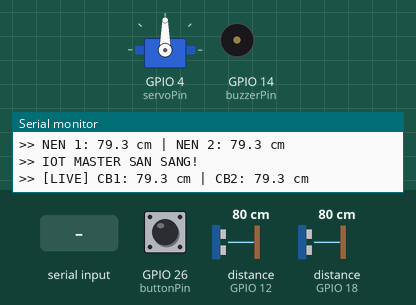
Simulated run of this sketch. Board: ESP32. On the bench: servo, buzzer (waves = sounding, pin HIGH), the last lines printed to the serial monitor. Wiring (inferred from the names in the program): 2 × ultrasonic range finder: trigger GPIO 5, echo GPIO 18 / trigger GPIO 13, echo GPIO 12. Inputs (shaded band) come from the test bench; at power-on: GPIO 26 (buttonPin) HIGH, distance to the obstacle (sensors on GPIO 12, GPIO 18) 80 cm. The echo pulse lasts 58.3 µs per cm; pins used as bus, display or sensor lines are not drawn.

Above: at 4.8 s.
4.9 s: GPIO 26 (buttonPin) pulled LOW for 0.15 s
At 6.2 s:
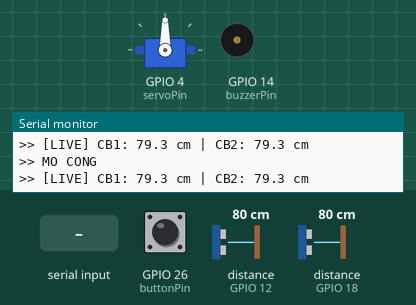
6.6 s: "CLOSE\n" received over the second serial link
At 8.1 s:
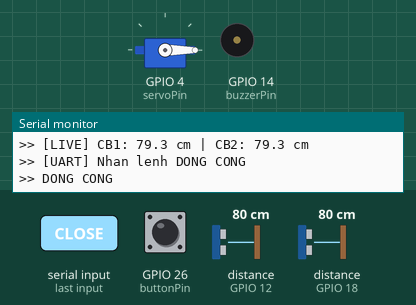
8.5 s: distance to the obstacle (sensor on GPIO 12) set to 2 cm
10.0 s: distance to the obstacle (sensor on GPIO 18) set to 2 cm
12.3 s: "OPEN\n" received over the second serial link
At 13.5 s:
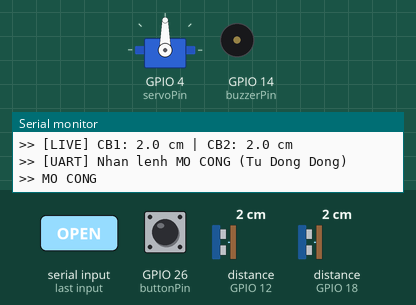
13.8 s: distance to the obstacle (sensor on GPIO 18) set to 60 cm
At 16.92 s:
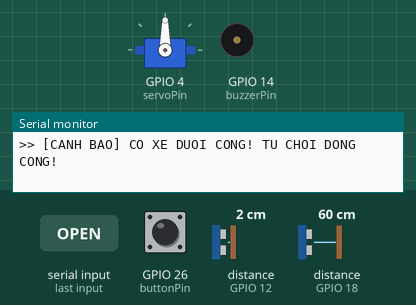
Timing chart, 0 to 17.8 s (numbered marks = the images above; inputs shaded):
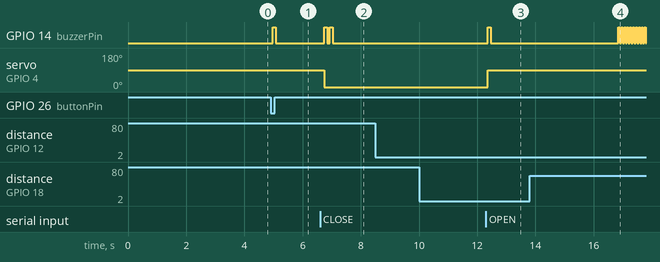

Measured:
- after the input at 4.9 s, GPIO 14 (buzzerPin): LOW → HIGH after 0.07 s, → LOW 0.10 s later
- after the input at 6.6 s, GPIO 14 (buzzerPin): alternates HIGH for 0.10 s and LOW for 0.10 s, 4 changes in all, then stays LOW, starting after 0.14 s; servo on GPIO 4 (servoPin): 90° → 0° after 0.14 s
- after the input at 12.3 s, GPIO 14 (buzzerPin): LOW → HIGH after 0.07 s, → LOW 0.10 s later; servo on GPIO 4 (servoPin): 0° → 90° after 0.07 s
- after the input at 13.8 s, GPIO 14 (buzzerPin): alternates HIGH for 0.05 s and LOW for 0.05 s, starting after 3.0 s

The sketch:

IOT.ino
```cpp
#include <ESP32Servo.h>

// =========================================================
// KHAI BÁO CHÂN PHẦN CỨNG
// =========================================================
const int trigPin1 = 13;  // Cảm biến siêu âm 1 (Lối vào) - Chân phát xung TRIG
const int echoPin1 = 12;  // Cảm biến siêu âm 1 (Lối vào) - Chân nhận xung ECHO
const int trigPin2 = 5;   // Cảm biến siêu âm 2 (Ngay dưới cổng/Lối ra) - Chân phát xung TRIG
const int echoPin2 = 18;  // Cảm biến siêu âm 2 (Ngay dưới cổng/Lối ra) - Chân nhận xung ECHO

const int servoPin = 4;   // Chân điều khiển Động cơ Servo đóng/mở barie
const int buzzerPin = 14; // Chân điều khiển còi báo động (Cảnh báo khi kẹt xe, khi mở/đóng)
const int buttonPin = 26; // Nút bấm cứng để đóng/mở cổng thủ công (Đổi sang 26 vì chân 4 đã dùng cho Servo)

// Khai báo chân UART2 dùng để giao tiếp với mạch ESP32 thứ 2 (IOT_2)
#define UART2_TX 17
#define UART2_RX 16

Servo gateServo; // Đối tượng điều khiển động cơ Servo

// =========================================================
// BIẾN TOÀN CỤC VÀ CẤU HÌNH
// =========================================================
float baseline1 = 0; // Lưu khoảng cách nền (khoảng cách lúc không có xe) của cảm biến 1
float baseline2 = 0; // Lưu khoảng cách nền của cảm biến 2
// Ngưỡng nhận diện xe: Nếu khoảng cách đo được thay đổi quá 20cm so với nền hoặc nhỏ hơn 20cm thì coi là có xe
const float THRESHOLD = 20.0;
// Hằng số tính khoảng cách từ thời gian (tốc độ âm thanh 340m/s -> 0.034cm/us, đi và về nên chia đôi -> 0.017)
const float SPEED_CONST = 0.017;

bool isGateOpen = false; // Cờ lưu trạng thái hiện tại của cổng (true = đang mở, false = đang đóng)
bool isManualMode = false; // Cờ phân biệt chế độ đóng mở thủ công bằng nút/web (đòi hỏi đóng thủ công) hay tự động
bool carInside = false; // Trạng thái xác nhận xe đã bắt đầu đi vào hệ thống (đã qua cảm biến 1)
bool carAtGate = false; // Trạng thái xe đang nằm ngay dưới thanh chắn barie
bool isProcessing = false; // Cờ báo hiệu Server đang xử lý ảnh (chưa có kết quả) (đang che cảm biến 2)
unsigned long lastClearTime = 0; // Lưu thời điểm cuối cùng cảm biến 2 không bị che (dùng cho thuật toán trễ 3s đóng cổng)
unsigned long firstS2TriggerTime = 0; // Lưu thời điểm đầu tiên S2 bắt đầu bị che - dùng để debounce tránh nhiễu nhất thời

// Các biến phục vụ thuật toán chống dội (debounce) cho nút bấm
volatile bool buttonPressed = false; // Cờ báo hiệu có người vừa nhấn nút (volatile vì dùng trong ngắt)
volatile unsigned long lastInterruptTime = 0; // Thời điểm xảy ra ngắt gần nhất

/*
 * HÀM NGẮT NÚT BẤM (INTERRUPT)
 * Chức năng: Kích hoạt ngay lập tức khi nhấn nút bấm.
 * Thuật toán: Dùng `millis()` để kiểm tra khoảng thời gian giữa 2 lần nhấn liên tiếp.
 * Nếu nhỏ hơn 500ms thì bỏ qua (chống dội cơ học - debounce).
 * Chú ý: Hàm ngắt cần dùng IRAM_ATTR để lưu trên RAM, giúp thực thi nhanh nhất và tránh lỗi crash trên ESP32.
 */
void IRAM_ATTR handleButtonInterrupt() {
  unsigned long interruptTime = millis();
  if (interruptTime - lastInterruptTime > 500) { // Debounce 500ms
    buttonPressed = true; // Kích hoạt cờ nhấn nút để xử lý ở hàm loop()
    lastInterruptTime = interruptTime; // Cập nhật lại thời gian ngắt
  }
}

// Các biến ghi nhận thời gian xe ra/vào để tránh dội tín hiệu cảm biến
unsigned long lastCarInTime = 0;
unsigned long lastCarOutTime = 0;
unsigned long lastS2ClearTime = 0; // Thoi diem cuoi cung S2 ranh

// Biến lưu thời gian gửi báo cáo khoảng cách qua Serial/UART định kỳ
unsigned long lastDistanceReport = 0;

// =========================================================
// CÁC HÀM CƠ BẢN
// =========================================================

/*
 * HÀM BÁO CÒI TÍT TÍT (Bình thường)
 * Chức năng: Phát ra một tiếng kêu ngắn (100ms) để báo hiệu thao tác mở/đóng cổng diễn ra.
 */
void beepBuzzer() {
  digitalWrite(buzzerPin, HIGH); // Bật còi
  delay(100);                    // Kêu 100ms
  digitalWrite(buzzerPin, LOW);  // Tắt còi
}

/*
 * HÀM BÁO ĐỘNG KHI KẸT (Hú liên tục dồn dập)
 * Chức năng: Hú còi liên tục 10 lần khi phát hiện có lệnh đóng nhưng xe đang nằm dưới cổng (cảnh báo nguy hiểm).
 */
void alarmBuzzer() {
  for (int i = 0; i < 10; i++) {
    digitalWrite(buzzerPin, HIGH); // Bật còi
    delay(50);                     // Kêu 50ms
    digitalWrite(buzzerPin, LOW);  // Tắt còi
    delay(50);                     // Nghỉ 50ms (tạo nhịp dồn dập)
  }
}

/*
 * HÀM MỞ CỔNG SERVO
 * Chức năng: Xoay servo lên 90 độ, bật còi báo, cập nhật cờ trạng thái, và gửi tín hiệu cho IOT_2.
 */
void openGate() {
  if (!isGateOpen) { // Chỉ xử lý thao tác nếu cổng đang đóng
    Serial.println(">> MO CONG");
    gateServo.write(90); // Xoay Servo sang góc 90 độ (Mở barie)
    beepBuzzer();        // Kêu bíp báo hiệu
    isGateOpen = true;   // Cập nhật trạng thái cổng đang mở
    Serial2.println("STATE:OPEN"); // Báo trạng thái qua UART2 cho IOT_2 hiển thị LCD
  }
}

/*
 * THUẬT TOÁN ĐO SIÊU ÂM CHỐNG NHIỄU (KIỂM TRA CÓ XE DƯỚI CỔNG)
 * Chức năng: Quét cảm biến 2 (ngay dưới cổng) 3 lần. Lấy giá trị nhỏ nhất để loại trừ nhiễu loạn sóng ngẫu nhiên.
 * Thuật toán bổ sung: Nếu kính xe chéo làm phản xạ sóng ra ngoài (không về lại chân echo),
 * thời gian đo pulseIn sẽ bị timeout, sinh ra giá trị đo cực lớn (>=990).
 * Nếu cả 3 lần đo đều bị timeout, hàm sẽ khẳng định là có vật cản lớn (xe) đang che khuất.
 */
bool isCarUnderGate() {
  float min_d = 999.0;
  int lost_ground = 0; // Bộ đếm số lần đo bị mất sóng nền
  for (int i = 0; i < 3; i++) { // Quét liên tiếp 3 lần
    float d2 = getDistance(trigPin2, echoPin2);
    if (d2 < min_d) min_d = d2; // Lấy khoảng cách ngắn nhất trong 3 lần
    if (d2 >= 990.0) lost_ground++; // Nếu >= 990.0 tức là bị timeout do sóng bị hắt đi mất
    delay(15); // Nghỉ 15ms giữa các lần đo
  }
  // Nếu cả 3 lần đo đều bị timeout (mất sóng nền do kính xe hắt đi), thì chắc chắn có vật cản che khuất
  if (lost_ground == 3) return true;

  // Trả về true (có xe) nếu khoảng cách nhỏ (<20) hoặc giảm đột ngột quá ngưỡng (THRESHOLD) so với nền
  return (min_d < 20.0) || (baseline2 - min_d > THRESHOLD);
}

/*
 * HÀM ĐÓNG CỔNG SERVO VÀ THUẬT TOÁN CHỐNG KẸT
 * Chức năng: Xoay barie xuống 0 độ, nhưng bắt buộc đi qua lớp bảo vệ an toàn kép.
 * Thuật toán: Trước khi hạ barie, kiểm tra xem có xe dưới cổng không.
 * Nếu phát hiện có vật/xe, từ chối thực thi lệnh đóng và hú còi cảnh báo. Tuyệt đối không hạ barie đập vào xe.
 */
void closeGate() {
  if (isGateOpen) {
    // KIỂM TRA KÉP BẢO VỆ CHỐNG KẸT:
    // - carAtGate: Biến cờ ở vòng loop chính đã ghi nhận xe đang tiến vào dưới cổng.
    // - isCarUnderGate(): Đo quét lại thực tế bằng sóng âm ngay tại thời điểm gọi lệnh đóng.
    // Nếu 1 trong 2 điều kiện này là đúng, lập tức hủy thao tác đóng cổng.
    if (carAtGate || isCarUnderGate()) {
      Serial.println(">> [CANH BAO] CO XE DUOI CONG! TU CHOI DONG CONG!");
      alarmBuzzer(); // Hú còi liên tục
      return; // Thoát ra, TUYỆT ĐỐI không đóng cổng
    }

    // Nếu qua được vòng kiểm tra an toàn, tiến hành đóng
    Serial.println(">> DONG CONG");
    gateServo.write(0); // Trả barie về 0 độ (Đóng)
    beepBuzzer();       // Kêu bíp
    delay(100);
    beepBuzzer();       // Kêu bíp thứ 2 báo hiệu cổng đã hạ
    isGateOpen = false; // Cập nhật trạng thái

    // BẮT BUỘC RESET TRẠNG THÁI CẢM BIẾN (Tránh kẹt carInside khi bị ép đóng thủ công/nút bấm)
    carInside = false;
    carAtGate = false;

    Serial2.println("STATE:CLOSED"); // Báo trạng thái cho IOT_2
  }
}

/*
 * HÀM ĐỌC CẢM BIẾN SIÊU ÂM (HC-SR04 / JSN-SR04T)
 * Chức năng: Phát 1 xung kích qua chân TRIG (10us), sau đó đo thời gian chân ECHO lên mức CAO.
 * Đầu ra: Khoảng cách tính bằng cm.
 */
float getDistance(int trig, int echo) {
  // Tạo xung kích TRIG
  digitalWrite(trig, LOW);
  delayMicroseconds(2);
  digitalWrite(trig, HIGH);
  delayMicroseconds(10);
  digitalWrite(trig, LOW);

  // Hàm pulseIn chờ ECHO lên HIGH. Timeout 30000 micro-giây (30ms), tương đương quãng đường đo < 5 mét.
  long duration = pulseIn(echo, HIGH, 30000);
  if (duration == 0) return 999.0; // Bằng 0 nghĩa là quá thời gian chờ (timeout)

  // Khoảng cách = Thời gian x Tốc độ âm thanh
  return duration * SPEED_CONST;
}

/*
 * HÀM LẤY MẪU NỀN (CALIBRATION)
 * Chức năng: Đo tự động khoảng cách tới mặt đường lúc không có xe khi hệ thống vừa bật nguồn.
 * Thuật toán: Cho người dùng 2s để tránh đường. Đo 10 lần liên tiếp, lấy trung bình cộng để ra "Khoảng cách nền".
 * Dùng khoảng cách nền này làm mốc chuẩn. Khi xe xuất hiện, khoảng cách đo được sẽ hụt đi rõ rệt so với nền.
 */
void calibrateBackground() {
  Serial.println(">> Dang lay mau nen...");
  Serial2.println("STATE:CALIBRATING"); // Báo cho IOT_2 hiển thị chữ CALIBRATING lên LCD

  // Đợi 2 giây để người dùng tránh xa vùng cảm biến, tránh đo nhầm người
  delay(2000);

  float sum1 = 0, sum2 = 0;
  int valid1 = 0, valid2 = 0;

  // Quét lấy mẫu 10 vòng
  for (int i = 0; i < 10; i++) {
    float d1 = getDistance(trigPin1, echoPin1);
    float d2 = getDistance(trigPin2, echoPin2);

    // Bỏ qua các giá trị rác > 4m (400cm). Chỉ tính tổng các giá trị hợp lệ.
    if (d1 < 400) { sum1 += d1; valid1++; }
    if (d2 < 400) { sum2 += d2; valid2++; }
    delay(50);
  }

  // Tính trung bình. Nếu bị lỗi không lấy được giá trị nào thì gán mặc định là 200cm
  if (valid1 > 0) baseline1 = sum1 / valid1; else baseline1 = 200;
  if (valid2 > 0) baseline2 = sum2 / valid2; else baseline2 = 200;

  Serial.printf(">> NEN 1: %.1f cm | NEN 2: %.1f cm\n", baseline1, baseline2);
  Serial2.println("STATE:CLOSED"); // Khôi phục LCD trên IOT_2 về bình thường
}

// =========================================================
// HÀM SETUP (CHẠY 1 LẦN DUY NHẤT KHI KHỞI ĐỘNG)
// =========================================================
void setup() {
  Serial.begin(115200); // Mở cổng Serial Monitor (Để debug với máy tính)
  Serial2.begin(115200, SERIAL_8N1, UART2_RX, UART2_TX); // Mở UART2 giao tiếp với bo IOT_2

  // Thiết lập chiều in/out cho các chân Cảm biến siêu âm
  pinMode(trigPin1, OUTPUT); pinMode(echoPin1, INPUT);
  pinMode(trigPin2, OUTPUT); pinMode(echoPin2, INPUT);

  pinMode(buzzerPin, OUTPUT); // Chân xuất còi
  pinMode(buttonPin, INPUT_PULLUP); // Nút bấm dùng điện trở kéo lên, mặc định mức HIGH. Nhấn xuống mức LOW.

  // Gắn ngắt cho nút bấm. Kích hoạt ở sườn xuống (FALLING)
  attachInterrupt(digitalPinToInterrupt(buttonPin), handleButtonInterrupt, FALLING);

  // Khởi tạo thông số chuẩn cho Động cơ Servo
  gateServo.setPeriodHertz(50); // Tần số 50Hz cho Servo chuẩn
  gateServo.attach(servoPin, 500, 2400); // Gắn chân điều khiển, độ rộng xung 500us - 2400us

  closeGate(); // Mặc định khi khởi động thì cổng phải ở trạng thái đóng để an toàn

  delay(1000);
  calibrateBackground(); // Tiến hành đo nền không gian môi trường
  Serial.println(">> IOT MASTER SAN SANG!");
}

// =========================================================
// HÀM LOOP (CHẠY LẶP LẠI LIÊN TỤC CHU KỲ CHÍNH)
// =========================================================
void loop() {
  // ---------------------------------------------------------
  // 1. Kiểm tra và Xử lý Nút bấm thủ công (Kích hoạt từ ngắt)
  // ---------------------------------------------------------
  if (buttonPressed) {
    buttonPressed = false; // Xóa cờ ngay lập tức để nhận lần bấm sau

    if (isGateOpen) { // Cổng đang mở -> Bấm nút là ra lệnh ĐÓNG
      // Quét xem dưới cổng có xe không trước khi thực sự quyết định
      bool hadCar = carAtGate || isCarUnderGate();
      if (hadCar) {
        Serial.println(">> [NUT BAM] CO XE DUOI CONG - KHONG DONG!");
        alarmBuzzer(); // Có xe -> Hú cảnh báo, không đóng!
        // isManualMode KHONG thay doi, giu nguyen trang thai để đóng sau
      } else {
        closeGate(); // An toàn -> Thực hiện đóng cổng
        isManualMode = false; // Reset chế độ thủ công, quay lại trạng thái tự động
      }
    } else { // Cổng đang đóng -> Bấm nút là ra lệnh MỞ
      openGate(); // Mở cổng
      isManualMode = true; // Bật cờ thủ công (mở tay thì sẽ không tự đóng lại khi xe qua)
    }
  }

  // ---------------------------------------------------------
  // 2. Nhận lệnh điều khiển từ IOT_2 qua giao tiếp UART
  // ---------------------------------------------------------
  if (Serial2.available()) {
    String msg = Serial2.readStringUntil('\n'); // Đọc từng dòng lệnh gửi sang
    msg.trim(); // Cắt bỏ các ký tự trống, xuống dòng

    if (msg == "OPEN") {
      Serial.println(">> [UART] Nhan lenh MO CONG (Tu Dong Dong)");
      isProcessing = false; // Xóa cờ đang xử lý
      openGate();
      isManualMode = false; // Lệnh mở chuẩn, sẽ tự động đóng khi xe qua cổng
    } else if (msg == "OPEN_MANUAL") {
      Serial.println(">> [UART] Nhan lenh MO CONG (Khong Tu Dong Dong)");
      isProcessing = false;
      openGate();
      isManualMode = true; // Lệnh mở thủ công từ xa (VD: Bảo vệ bấm trên app web), cấm tự động đóng
    } else if (msg == "CLOSE") {
      Serial.println(">> [UART] Nhan lenh DONG CONG");
      isProcessing = false;
      closeGate();
      isManualMode = false; // Reset lại chế độ tự động bình thường
    } else if (msg == "DENY") {
      Serial.println(">> [UART] Nhan lenh TU CHOI (Server da xu ly xong nhung loi/het tien)");
      isProcessing = false; // Xóa cờ đang xử lý để cho phép timeout 10s hoat dong
    }
  }

  // ---------------------------------------------------------
  // 3. Quét Cảm biến Siêu âm theo dõi hành trình xe
  // ---------------------------------------------------------
  float d1 = getDistance(trigPin1, echoPin1); // Đo cảm biến ngoài
  delay(20); // Tạo trễ 20ms tránh hiện tượng nhiễu chéo (sóng cảm biến này lọt vào cảm biến kia)
  float d2 = getDistance(trigPin2, echoPin2); // Đo cảm biến trong

  // Gửi số liệu khoảng cách trực tiếp định kỳ mỗi 2.5 giây cho màn hình LCD
  if (millis() - lastDistanceReport >= 2500) {
    lastDistanceReport = millis();
    Serial.printf(">> [LIVE] CB1: %.1f cm | CB2: %.1f cm\n", d1, d2);
    // Gửi qua UART để Mạch IOT_2 bắt và hiển thị
    Serial2.printf("DIST:%.1f,%.1f\n", d1, d2);
  }

  // --- Logic xe đi VÀO (Qua Cảm biến 1) ---
  // trigger1 là cờ báo có xe khi khoảng cách nhỏ hơn 20cm, HOẶC sụt giảm > ngưỡng 20cm so với nền
  bool trigger1 = (d1 < 20.0) || (baseline1 - d1 > THRESHOLD);

  // Điều kiện: Có xe che (trigger1), hệ thống chưa có xe trong trạm (!carInside) và xe trước đó đã vào quá 5 giây (chống nhiễu nhấp nháy)
  if (trigger1 && !carInside && (millis() - lastCarInTime > 5000) && (millis() - lastS2ClearTime > 2000)) {
    carInside = true;
    lastCarInTime = millis();
    Serial.println(">> [SENS] XE VAO TRAM!");

    if (isManualMode || isGateOpen) {
      Serial.println(">> [SENS] BO QUA CHUP ANH (Do cong dang mo san hoac che do thu cong)");
    } else {
      Serial2.println("CAR_IN"); // Bao qua UART cho IOT_2
      isProcessing = true; // Bật cờ khóa chụp ảnh cho đến khi Server báo kết quả
    }
  }

  // --- Logic xe đi RA / NẰM DƯỚI CỔNG (Qua Cảm biến 2) ---
  bool trigger2 = (d2 < 20.0) || (baseline2 - d2 > THRESHOLD);

  // Cập nhật liên tục mốc thời gian nếu S2 đang có xe
  if (trigger2) {
    lastS2ClearTime = millis();
  }

  // --- KHOẢNG CÁCH GIỮA MỖI LẦN CHỤP 10S ---
  // Nếu hệ thống đang KHÔNG bận xử lý ảnh (!isProcessing), và xe đứng ở S1 quá 10s mà chưa qua S2
  // -> Reset trạng thái để S1 được quyền chụp lại bức ảnh khác!
  if (carInside && !carAtGate && !isProcessing && (millis() - lastCarInTime > 10000)) {
    carInside = false;
    Serial.println(">> [SENS] TIMEOUT 10s: Xe khong qua S2, mo khoa cho phep chup lai!");
  }

  if (trigger2 && carInside) {
    // Xe bắt đầu tiến sâu vào và chắn ngang Cảm biến 2 (Đang nằm ngay dưới thanh chắn Barie)
    if (firstS2TriggerTime == 0) {
      firstS2TriggerTime = millis(); // Ghi nhận lần đầu tiên S2 bị kích hoạt
    }
    // DEBOUNCE: Chỉ công nhận có xe tại S2 nếu S2 bị che LIÊN TỤC ít nhất 800ms (loại nhiễu tức thời)
    if (!carAtGate && (millis() - firstS2TriggerTime >= 800)) {
      carAtGate = true; // Bật cờ cảnh báo xe đang kẹt dưới cổng (rất quan trọng để khóa lệnh đóng cổng)
      Serial.println(">> [SENS] XE DANG NAM DUOI CONG...");
    }
    // LƯU Ý THUẬT TOÁN: Chừng nào xe vẫn đang che cảm biến 2, ta liên tục reset đồng hồ lastClearTime về hiện tại!
    lastClearTime = millis();
  }
  else if (!trigger2) {
    firstS2TriggerTime = 0; // Reset bộ đếm debounce S2 khi cảm biến 2 trống
    if (carAtGate) {
      // TRƯỜNG HỢP: Cảm biến 2 báo trống (xe đã ra khỏi vùng barie)
      // BẮT BUỘC: Xe phải đi qua hẳn và Cảm biến 2 phải trống liên tục đủ 3 giây mới được phép đóng cổng
      bool shouldCloseNow = (millis() - lastClearTime > 3000);

      if (shouldCloseNow) {
        if (!isManualMode) { // Chỉ thực thi tự động nếu hệ thống không bị khóa bởi mở thủ công
          Serial.println(">> [SENS] XE DA QUA HOAN TOAN 3 GIAY! TIEN HANH DONG CONG.");
          closeGate(); // Tự động đóng cổng an toàn
          Serial2.println("CAR_OUT"); // Báo cho IOT_2 biết xe đã an toàn đi qua
        } else {
          // Nếu cổng bị mở bằng tay (nút/web), phải đợi người dùng đóng bằng tay
          Serial.println(">> [SENS] XE DA QUA, NHUNG DANG MO THU CONG -> KHONG DONG TU DONG!");
        }
        carAtGate = false; // Xóa cờ kẹt cổng
        carInside = false; // Reset toàn bộ chu trình, sẵn sàng đón xe mới
      } // end if(shouldCloseNow)
    } // end if(carAtGate)
  } // end else if(!trigger2)

  delay(50); // Trễ một chút trong vòng lặp chính để giảm tải cho vi điều khiển ESP32
}
```
